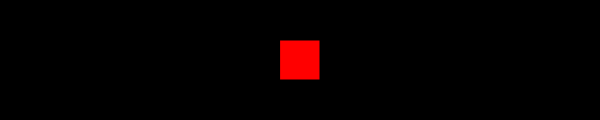
Frame 1 (no input)
Frame 60 (no input): identical to frame 1, image omitted
Frame 120 (the mouse pressed at the canvas centre since frame 60): identical to frame 1, image omitted

The p5.js sketch that drew this single still picture (run headless with seeded random() and noise() and a simulated clock; from frame 60 on, the mouse is pressed at the canvas centre):

// p5.js sketch
// ── sketch.js
function setup() {
  createCanvas(600, 120);
}

function draw() {
  rectMode(CENTER);
  background(0);
  fill(255, 0, 0); //set the initial fill to red

  if (mouseX > 300) {
    ellipse(width / 2, height / 2, 40, 40);
  } else {
    rect(width / 2, height / 2, 40, 40);
  }

}
